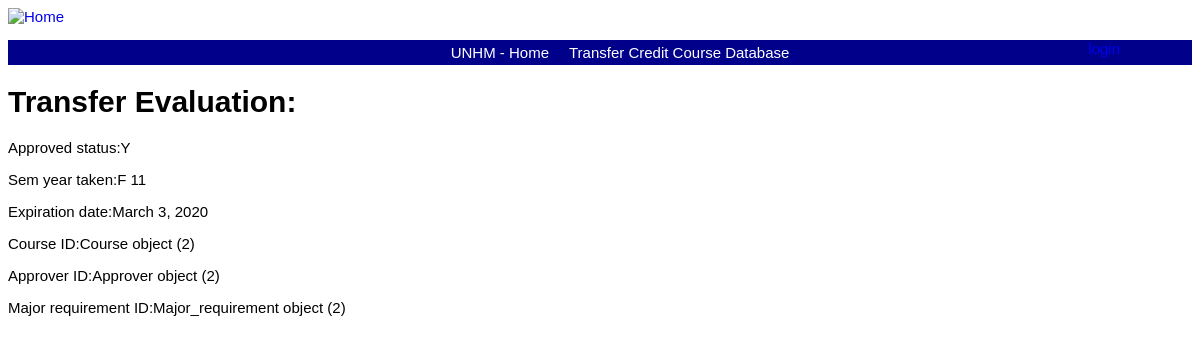
Page /transfer/transfereval/2/ on the committed database.
### transfer/models/model_transferevaluation.py (models this page shows)
class Transferevaluation(models.Model):
    course_id = models.ForeignKey(Course, on_delete=models.CASCADE)
    major_req_id = models.ForeignKey(Major_requirement, on_delete=models.CASCADE)
    sem_year_taken = models.CharField(max_length=8, blank=True, null=True)
    expiration_date = models.DateField()
    approved_status = models.CharField(max_length=1, blank=True, null=True)
    comment = models.CharField(max_length=150, blank=True, null=True)
    approver_id = models.ForeignKey(Approver, on_delete=models.CASCADE)

### transfer/models/model_course.py (models this page shows)
class Course(models.Model):
    course_id = models.AutoField(primary_key=True)
    school_id = models.ForeignKey(School, on_delete=models.CASCADE, null=True, default=None)
    subject_number = models.CharField(max_length=200, blank=True, null=True)
    title = models.CharField(max_length=200, blank=True, null=True)

### transfer/models/model_approver.py (models this page shows)
class Approver(models.Model):
    approver_id = models.AutoField(primary_key=True)
    approver_name = models.CharField(max_length=200, blank=True, null=True)

### transfer/models/model_major_requirement.py (models this page shows)
class Major_requirement(models.Model):
    major_req_id = models.AutoField(primary_key=True)
    description = models.CharField(max_length=200, blank=True, null=True)
    major_id = models.ForeignKey(Major, on_delete=models.CASCADE)

### transfer/views/transfer_evaluation_views.py (the view)
# urls.py: path('transfereval/<int:pk>/', transfereval_detail,
def transfereval_detail(request, pk, template_name='transferevaluation_html/transfereval_detail.html'):
    transfereval = get_object_or_404(Transferevaluation, pk=pk)
    return render(request, template_name, {'object':transfereval})

### templates/transferevaluation_html/transfereval_detail.html
{% extends "base.html" %}
{% load static %}
{% block content %}
<h1>Transfer Evaluation:</h1>
<p>Approved status:{{ object.approved_status}}</p>
<p>Sem year taken:{{ object.sem_year_taken}}</p>
<p>Expiration date:{{ object.expiration_date}}
<p>Course ID:{{ object.course_id}}</p>
<p>Approver ID:{{ object.approver_id}}</p>
<p>Major requirement ID:{{ object.major_req_id}}</p>
{% endblock %}

### static/css/base.css (style rules this page uses)
body { font-family: 'Source Sans Pro', sans-serif; font-size:15px; }

### rows in the picture
Transferevaluation: approved_status "Y", sem_year_taken "F 11", expiration_date "March 3, 2020", course_id "Course object (2)", approver_id "Approver object (2)", major_req_id "Major_requirement object (2)"
